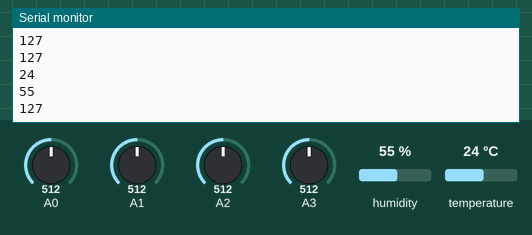
A sketch run on a simulated Arduino Uno, built with avr-gcc and run on an emulated ATmega328P. Parts: the last lines printed to the serial monitor. The inputs (shaded band) are chosen by the test bench; at power-on: humidity 55 %, A0 = 512, A1 = 512, A2 = 512, A3 = 512, temperature 24 °C.

Above: at 1.3 s.
1.4 s: humidity set to 22 %
At 1.9 s:
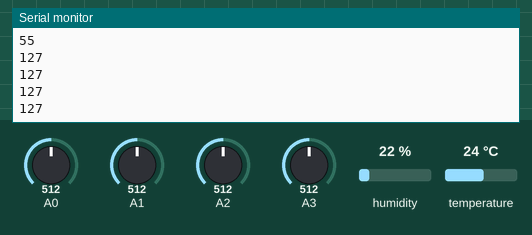
2.9 s: A0 set to 716
At 3.9 s:
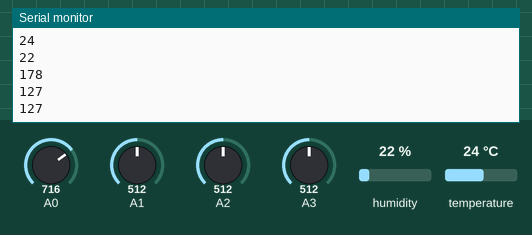
4.4 s: A1 set to 306
At 5.4 s:
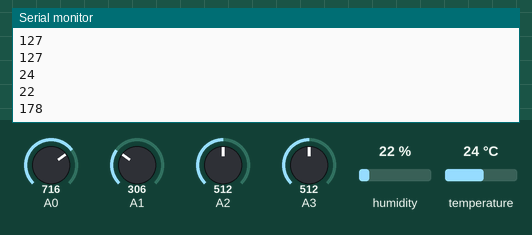
5.9 s: A2 set to 992
At 6.7 s:
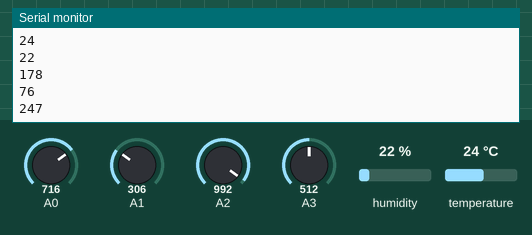
7.4 s: A3 set to 30
8.9 s: temperature set to 12 °C
At 9.6 s:
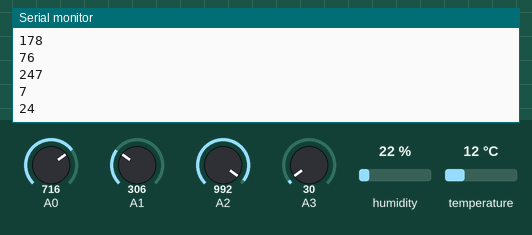
Timing chart, 0 to 11.4 s (numbered marks = the images above; inputs shaded):
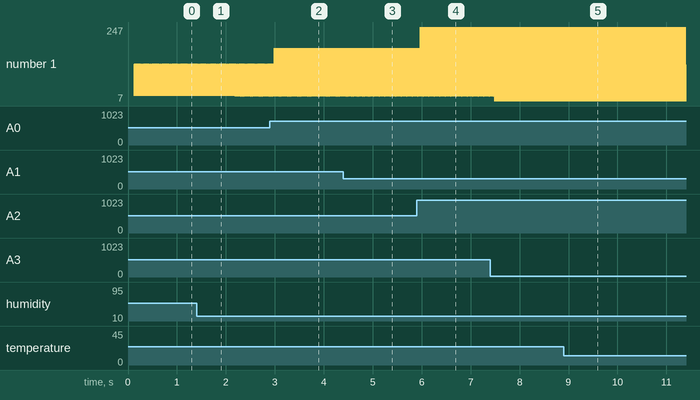

The sketch:

sensors_arduino_final.ino
```cpp
/***************************************************************************************************
Project Name : Generic IoT Platform (Sensors-Arduino Communication)
Authors      : Priyanka Kurkure
               Anjali Dhabaria
               Nikitha Kondapalli
               Anuj Khare
Mentor       : Manas Das
Organisation : Indian Institute of Technology,Bombay
Description  : This project helps us to collect and transmit data from sensors using an application
               or from dashboard using WiFi connectivity.
***************************************************************************************************/

#include <SoftwareSerial.h>
#include<DHT.h>

#define DHTPIN 6
#define DHTTYPE DHT11

SoftwareSerial serial(4,5);                                                       //Rx,Tx for software serial.
DHT dht(DHTPIN,DHTTYPE);                                                          // DHT11 constructor declaration
uint8_t temp, hum;
int inten,x,y,z;


/****************************************************************************************************
Function Name :   dht_11()
Description   :   Reads the temperature and humidity of surroundings using DHT11 sensor
Parameters    :   None
Return        :   void
*****************************************************************************************************/
void dht1()
{
  temp=dht.readTemperature();
  Serial.println(temp);
  hum = dht.readHumidity();
  Serial.println(hum);
}


/****************************************************************************************************
Function Name :   acc()
Description   :   Reads the acceleration along x,y,z axis using ADXL335 sensor
Parameters    :   None
Return        :   void
*****************************************************************************************************/
void acc()
{
  x=map(analogRead(A1),0,1024,0,255);
  Serial.println(x);
  y=map(analogRead(A2),0,1024,0,255);
  Serial.println(y);
  z=map(analogRead(A3),0,1024,0,255);
  Serial.println(z);
}


/****************************************************************************************************
Function Name :   intensity()
Description   :   Reads the light intensity of surroundings using light intensity sensor
Parameters    :   None
Return        :   void
*****************************************************************************************************/
void intensity()
{
  inten=map(analogRead(A0),0,1024,0,255);
  Serial.println(inten);
}


/****************************************************************************************************
Function Name :   writedata()
Description   :   Writes data to software serial
Parameters    :   None
Return        :   void
*****************************************************************************************************/
void writedata()
{
  serial.write(temp);
  serial.write(hum);
  serial.write(inten);
  serial.write(x);
  serial.write(y);
  serial.write(z);
}


void setup()
{
  Serial.begin(9600);
  serial.begin(9600);
  dht.begin();
  delay(100);
  pinMode(A0,INPUT);
  pinMode(A1,INPUT);
  pinMode(A2,INPUT);
  pinMode(A3,INPUT);
}


void loop()
{
  dht1();
  intensity();
  acc();
  writedata();
}
```

Measured:
- after the input at 2.9 s, the serial monitor: prints a new line after 0.09 s (image 2)
- after the input at 4.4 s, the serial monitor: prints a new line after 0.08 s (image 3)
- after the input at 5.9 s, the serial monitor: prints a new line after 0.07 s (image 4)
